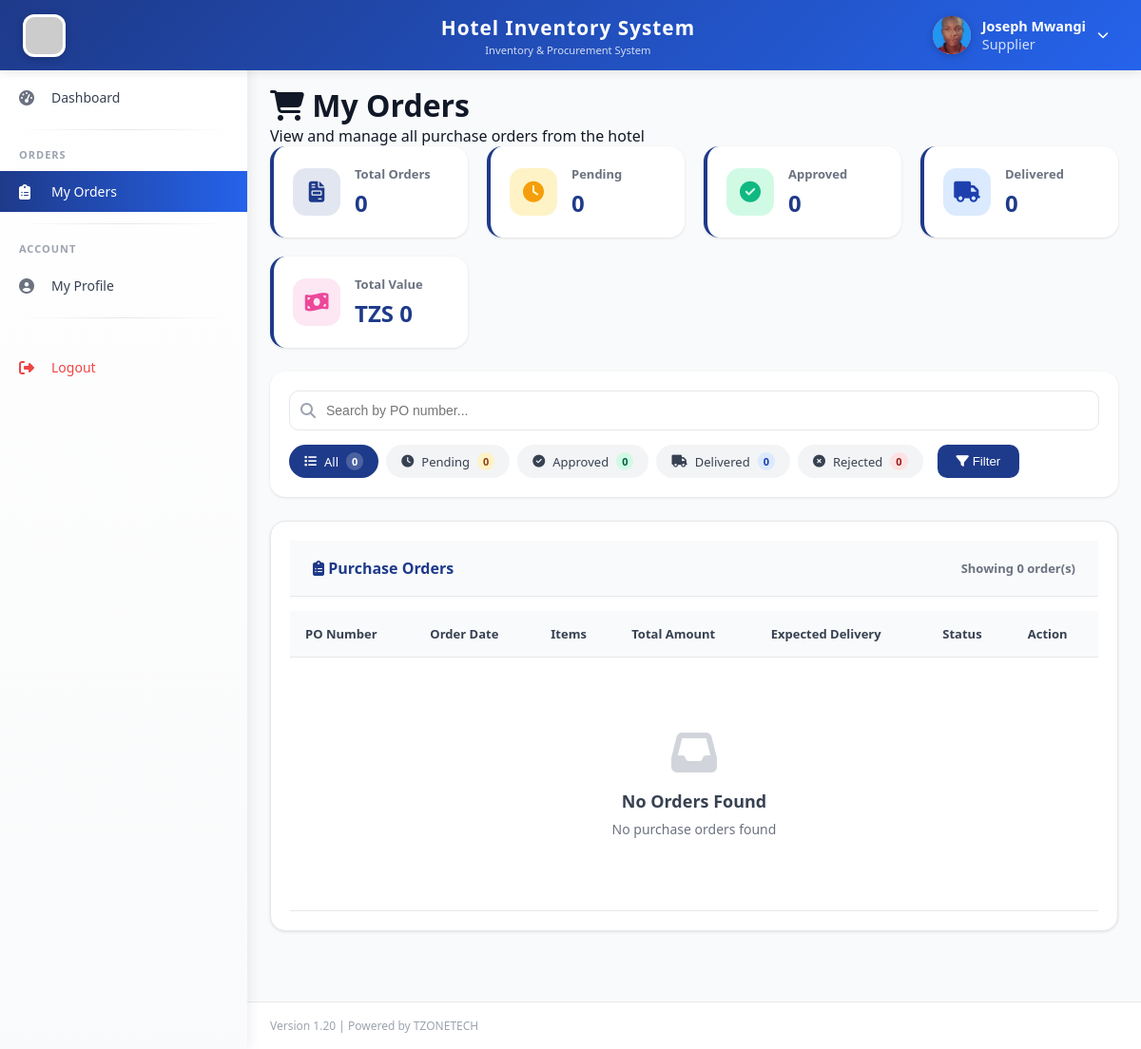
The app's page /supplier/orders.php (signed in), older data.
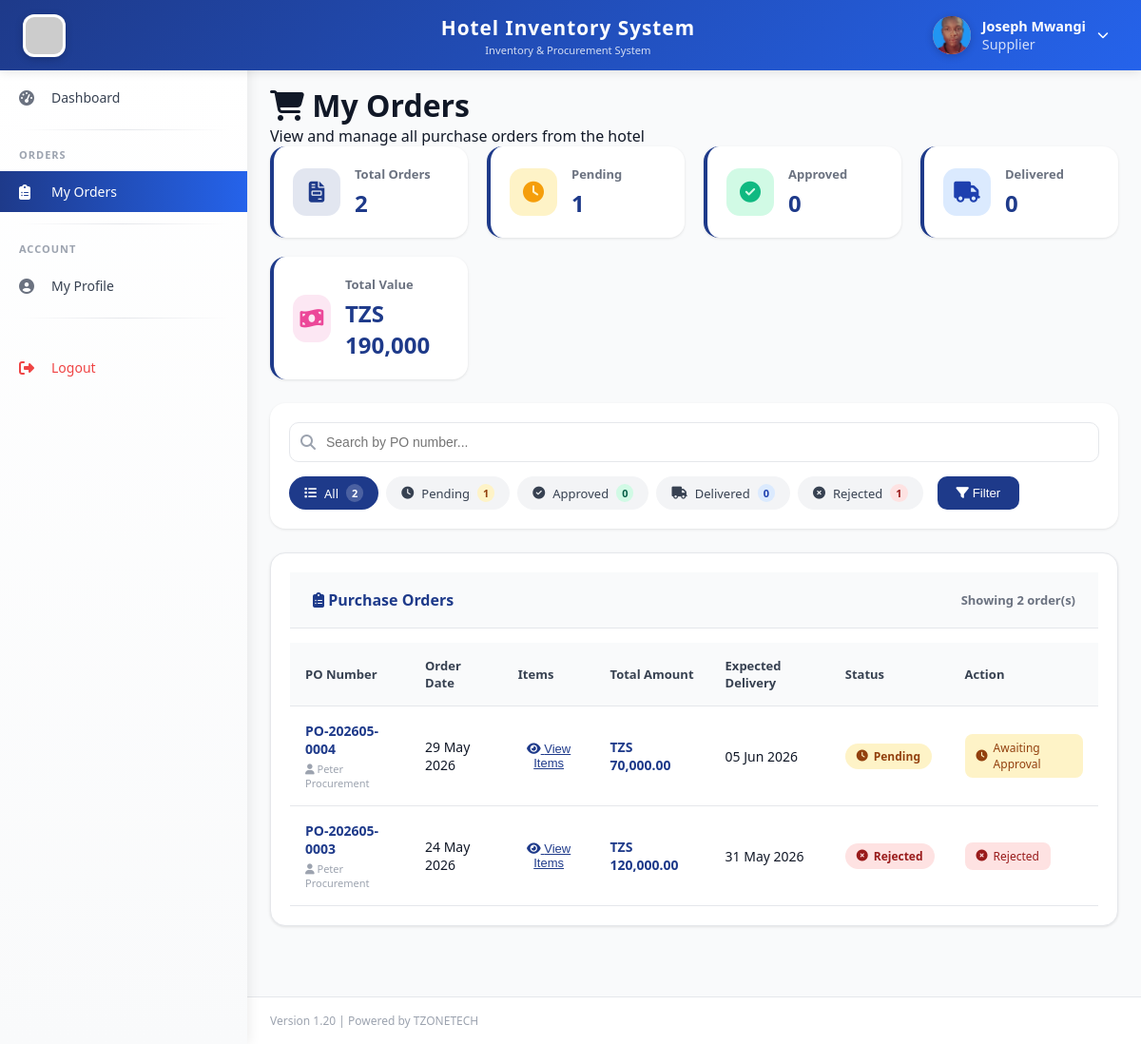
The same page, newer data.
### tables this page shows
CREATE TABLE `purchase_orders` (
  `id` int(11) NOT NULL,
  `po_number` varchar(50) NOT NULL,
  `supplier_id` int(11) NOT NULL,
  `order_date` date NOT NULL,
  `expected_delivery` date DEFAULT NULL,
  `total_amount` decimal(12,2) DEFAULT 0.00,
  `status` enum('pending','approved','rejected','delivered','confirmed') DEFAULT 'pending',
  `created_by` int(11) NOT NULL,
  `approved_by` int(11) DEFAULT NULL,
  `notes` text DEFAULT NULL,
  `created_at` timestamp NOT NULL DEFAULT current_timestamp()
);

CREATE TABLE `users` (
  `id` int(11) NOT NULL,
  `fullname` varchar(100) NOT NULL,
  `username` varchar(50) NOT NULL,
  `password` varchar(255) NOT NULL,
  `email` varchar(100) NOT NULL,
  `phone` varchar(20) DEFAULT NULL,
  `role_id` int(11) NOT NULL,
  `status` enum('active','inactive') DEFAULT 'active',
  `created_at` timestamp NOT NULL DEFAULT current_timestamp(),
  `phone_verified` tinyint(4) DEFAULT 0,
  `reset_token` varchar(100) DEFAULT NULL,
  `reset_expires` datetime DEFAULT NULL,
  `profile_picture` varchar(255) DEFAULT NULL,
  `updated_at` timestamp NOT NULL DEFAULT current_timestamp() ON UPDATE current_timestamp()
);

### supplier/orders.php (the view, shortened to what the changed rows need)
<?php
require_once '../includes/auth_check.php';
$supplier_id = $_SESSION['supplier_id'] ?? $_SESSION['user_id'];
$status_filter = $_GET['status'] ?? 'all';
$search = $_GET['search'] ?? '';
$sql = "SELECT po.*, u.fullname as created_by_name
        FROM purchase_orders po
        JOIN users u ON po.created_by = u.id
        WHERE po.supplier_id = ?";
$sql .= " ORDER BY po.created_at DESC";
$stmt = $db->prepare($sql);
$stmt->bind_param("i", $supplier_id);
$stmt->execute();
$result = $stmt->get_result();
$orders = $result->fetch_all(MYSQLI_ASSOC);
$order_stats = [
    'total' => 0,
    'pending' => 0,
    'approved' => 0,
    'delivered' => 0,
    'rejected' => 0,
    'total_amount' => 0
];
foreach ($orders as $order) {
    $order_stats['total']++;
    $order_stats['total_amount'] += $order['total_amount'];
    if ($order['status'] == 'pending') $order_stats['pending']++;
    elseif ($order['status'] == 'approved') $order_stats['approved']++;
    elseif ($order['status'] == 'delivered') $order_stats['delivered']++;
    elseif ($order['status'] == 'rejected') $order_stats['rejected']++;
}
include '../templates/header.php';
?>
<div class="main-content">
    <div class="page-header">
        <h1><i class="fas fa-shopping-cart"></i> My Orders</h1>
    </div>
    <div class="stats-grid">
        <div class="stat-card">
            <div class="stat-info">
                <h3>Total Orders</h3>
                <div class="stat-number"><?php echo $order_stats['total']; ?></div>
            </div>
        </div>
        <div class="stat-card">
            <div class="stat-info">
                <h3>Pending</h3>
                <div class="stat-number"><?php echo $order_stats['pending']; ?></div>
            </div>
        </div>
        <div class="stat-card">
            <div class="stat-info">
                <h3>Total Value</h3>
                <div class="stat-number">TZS <?php echo number_format($order_stats['total_amount'], 0); ?></div>
            </div>
        </div>
    </div>
    <div class="search-filter-bar">
        <form method="GET" action="" class="search-form" id="filterForm">
            <div class="filter-tabs">
                <a href="?status=all&search=<?php echo urlencode($search); ?>" class="filter-tab <?php echo $status_filter == 'all' ? 'active' : ''; ?>">
                    <i class="fas fa-list"></i> All
                    <span class="count"><?php echo $order_stats['total']; ?></span>
                </a>
                <a href="?status=pending&search=<?php echo urlencode($search); ?>" class="filter-tab <?php echo $status_filter == 'pending' ? 'active' : ''; ?>">
                    <i class="fas fa-clock"></i> Pending
                    <span class="count pending"><?php echo $order_stats['pending']; ?></span>
                </a>
                <a href="?status=rejected&search=<?php echo urlencode($search); ?>" class="filter-tab <?php echo $status_filter == 'rejected' ? 'active' : ''; ?>">
                    <i class="fas fa-times-circle"></i> Rejected
                    <span class="count rejected"><?php echo $order_stats['rejected']; ?></span>
                </a>
            </div>
        </form>
    </div>
    <div class="card animate-card">
        <div class="card-header">
            <h3><i class="fas fa-clipboard-list"></i> Purchase Orders</h3>
            <div class="card-header-info">
                Showing <?php echo count($orders); ?> order(s)
            </div>
        </div>
        <div class="card-body">
            <div class="table-responsive">
                <table class="data-table">
                    <thead>
                        <tr>
                            <th>PO Number</th>
                            <th>Order Date</th>
                            <th>Items</th>
                            <th>Total Amount</th>
                            <th>Expected Delivery</th>
                            <th>Status</th>
                            <th>Action</th>
                        </tr>
                    </thead>
                    <tbody>
                        <?php if(count($orders) > 0): ?>
                            <?php foreach($orders as $index => $order): ?>
                                <tr class="order-row" style="animation-delay: <?php echo $index * 0.03; ?>s">
                                    <td>
                                        <div class="po-cell">
                                            <strong class="po-number"><?php echo $order['po_number']; ?></strong>
                                            <div class="po-meta">
                                                <i class="fas fa-user"></i> <?php echo htmlspecialchars($order['created_by_name']); ?>
                                            </div>
                                        </div>
                            </td>
                                    <td><?php echo date('d M Y', strtotime($order['order_date'])); ?></td>
                                    <td>
                                        <button onclick="viewOrderItems(<?php echo $order['id']; ?>)" class="btn-link">
                                            <i class="fas fa-eye"></i> View Items
                                        </button>
                                     </td>
                                    <td>
                                        <div class="amount-cell">
                                            TZS <?php echo number_format($order['total_amount'], 2); ?>
                                        </div>
                                    </td>
                                    <td>
                                        <?php if($order['expected_delivery']): ?>
                                            <?php echo date('d M Y', strtotime($order['expected_delivery'])); ?>
                                        <?php else: ?>
                                            <span class="text-muted">Not specified</span>
                                        <?php endif; ?>
                                    </td>
                                    <td>
                                        <span class="status-badge status-<?php echo $order['status']; ?>">
                                            <i class="fas <?php
                                                echo $order['status'] == 'pending' ? 'fa-clock' :
                                                    ($order['status'] == 'approved' ? 'fa-check-circle' :
                                                    ($order['status'] == 'delivered' ? 'fa-truck' : 'fa-times-circle'));
                                            ?>"></i>
                                            <?php echo ucfirst($order['status']); ?>
                                        </span>
                                    </td>
                                    <td>
                                        <?php if($order['status'] == 'approved'): ?>
                                            <!-- <button onclick="markAsDelivered(<?php echo $order['id']; ?>)" class="btn-deliver">
                                                <i class="fas fa-check"></i> Mark Delivered
                                            </button> -->
                                        <?php elseif($order['status'] == 'delivered'): ?>
                                            <span class="delivered-badge">
                                                <i class="fas fa-check-circle"></i> Completed
                                            </span>
                                        <?php elseif($order['status'] == 'rejected'): ?>
                                            <span class="rejected-badge">
                                                <i class="fas fa-times-circle"></i> Rejected
                                            </span>
                                        <?php else: ?>
                                            <span class="pending-badge">
                                                <i class="fas fa-clock"></i> Awaiting Approval
                                            </span>
                                        <?php endif; ?>
                                    </td>
                                </tr>
                            <?php endforeach; ?>
                        <?php else: ?>
                            <tr>
                                <td colspan="7" class="text-center">
                                    <div class="empty-state">
                                        <i class="fas fa-inbox"></i>
                                        <h3>No Orders Found</h3>
                                        <p>No purchase orders found<?php echo !empty($search) ? ' matching "' . htmlspecialchars($search) . '"' : ''; ?></p>
                                    </div>
                                </td>
                            </tr>
                        <?php endif; ?>
                    </tbody>
                </table>
            </div>
        </div>
    </div>
</div>
<?php include '../templates/footer.php'; ?>

Row changes from the older to the newer data that the page shows:
added purchase_orders: po_number "PO-202605-0004", created_by.fullname "Peter Procurement", order_date "29 May 2026", total_amount "70,000.00", expected_delivery "05 Jun 2026", status "Pending", shows "Awaiting Approval"
added purchase_orders: po_number "PO-202605-0003", created_by.fullname "Peter Procurement", order_date "24 May 2026", total_amount "120,000.00", expected_delivery "31 May 2026", status "Rejected"
Text that changed along with them:
$order_stats['total']: "0" → "2"
$order_stats['pending']: "0" → "1"
$order_stats['total_amount']: "0" → "190,000"
$order_stats['rejected']: "0" → "1"
count($orders): "0" → "2"
text no longer shown: "No Orders Found No purchase orders found"
